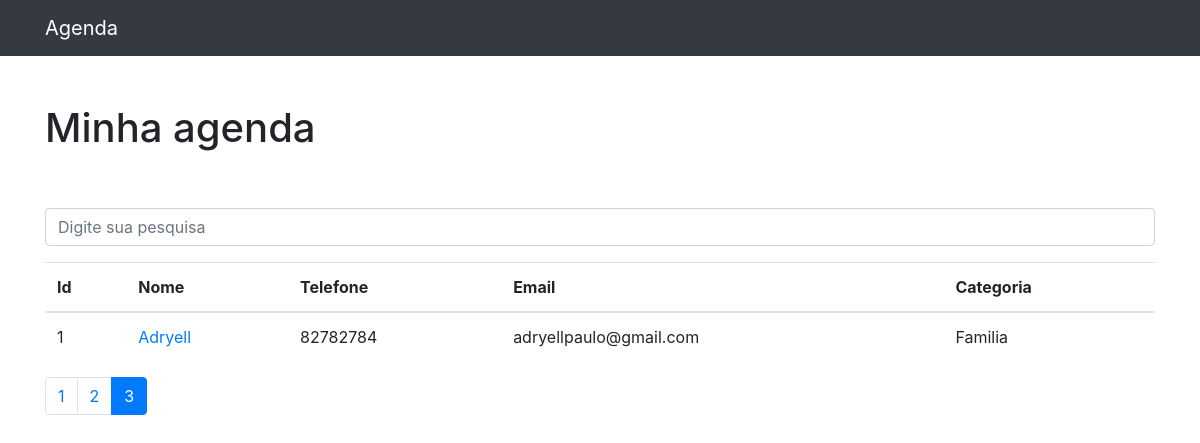
Screenshot of /?p=3 with the database file from the repository.
### home/models.py (models this page shows, shortened)
class Contato(models.Model):
    nome = models.CharField(max_length=255)
    email = models.CharField(max_length=255, blank=True)
    telefone = models.CharField(max_length=255)
    data_criacao = models.DateTimeField(default=timezone.now)
    categoria = models.ForeignKey(Categoria, on_delete=models.DO_NOTHING)
    mostrar = models.BooleanField(default=True)
    foto = models.ImageField(blank=True, upload_to='fotos/%Y/%m/')

class Categoria(models.Model):
    nome = models.CharField(max_length=255)
    def __str__(self):
        return self.nome

### home/views.py (the view)
# urls.py: path('', views.index, name='index'),
def index(request):
    messages.add_message(request, messages.ERROR, 'Erro Ocorrido!')
    contatos = Contato.objects.order_by('-id')
    paginator = Paginator(contatos, 5)
    page = request.GET.get('p')
    contatos = paginator.get_page(page)
    return render(request, 'home/home.html',{
        'contatos': contatos
    })

### home/templates/home/home.html
{% extends 'base.html' %}
{%block conteudo%}
<h1 class="mt-5">Minha agenda</h1>
        <br><br>
        {%if 'conta' not in request.path%}
        <form method="get" action="{%url 'busca'%}">
          <div class="form-group row">
            <div class="col-12">
              <input class="form-control"
                     type="search" value="{{request.GET.termo}}"
                     id="search-input"
                     placeholder="Digite sua pesquisa"
                     name="termo">
            </div>
          </div>
        </form>
        {%endif%}
        <table class="table">
          <thead>
            <tr>
              <th>Id</th>
              <th>Nome</th>
              <th>Telefone</th>
              <th>Email</th>
              <th>Categoria</th>
            </tr>
          </thead>
          <tbody>
          {% for contato in contatos%}
          {% if contato.mostrar%}
            <tr>
              <td>{{contato.id}}</td>
              <td>
                <a href="{% url 'ver_contato' contato.id%}"> {{contato.nome}}</a>
              </td>
              <td>{{contato.telefone}}</td>
              <td>{{contato.email}}</td>
              <td>{{contato.categoria}}</td>
            </tr>
          {%endif%}
          {%endfor%}
          </tbody>
        </table>
<nav aria-label="Page navigation example">
  <ul class="pagination">
    {%for page in contatos.paginator.page_range%}
    {%if contatos.number == page%}
        <li class="page-item active">
          <a class="page-link" href="?p={{page}}">{{page}}</a>
        </li>
    {%else%}
        <li class="page-item">
          <a class="page-link" href="?p={{page}}">{{page}}</a>
        </li>
    {%endif%}
    {%endfor%}
  </ul>
</nav>
{%endblock%}

### rows the page displays
Contato: id "1", nome "Adryell", telefone "82782784", email "adryellpaulo@gmail.com", categoria "Familia"

### other values shown
{{ page }} "1" "2"
{{ page }} "3"
